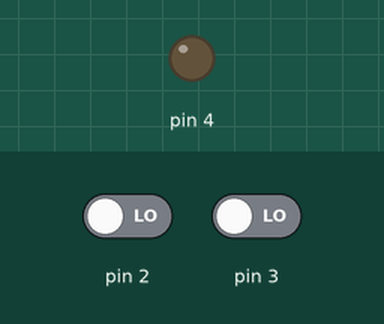
This sketch was run on a simulated Arduino Uno, built with avr-gcc and run on an emulated ATmega328P. Parts: output pins drawn as LEDs (lit = HIGH). The inputs (shaded band) are chosen by the test bench; at power-on: pin 2 LOW, pin 3 LOW.

Above: at 1.2 s.
1.3 s: pin 2 driven HIGH
At 2.5 s:
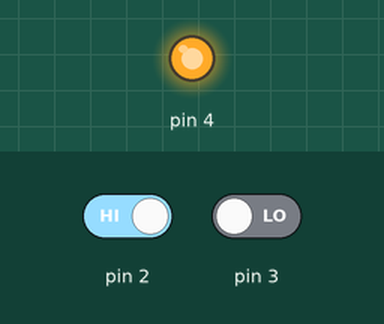
Timing chart, 0 to 4.3 s (numbered marks = the images above; inputs shaded):
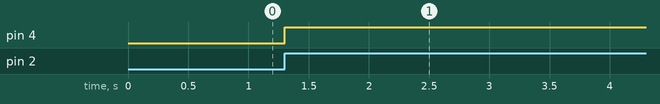

Measured:
- after the input at 1.3 s, pin 4: LOW → HIGH at once

The sketch:

Controle_de_LED_Dois_Bot_es.ino
```cpp
// C++ code
//
void setup()
{
  pinMode(3, INPUT);
  pinMode(4, OUTPUT);
  pinMode(2, INPUT);
}

void loop()
{
  if (digitalRead(3) == 1) {
    digitalWrite(4, HIGH);
  }
  if (digitalRead(2) == 1) {
    digitalWrite(4, HIGH);
  }
  delay(10); // Delay a little bit to improve simulation performance
}
```
